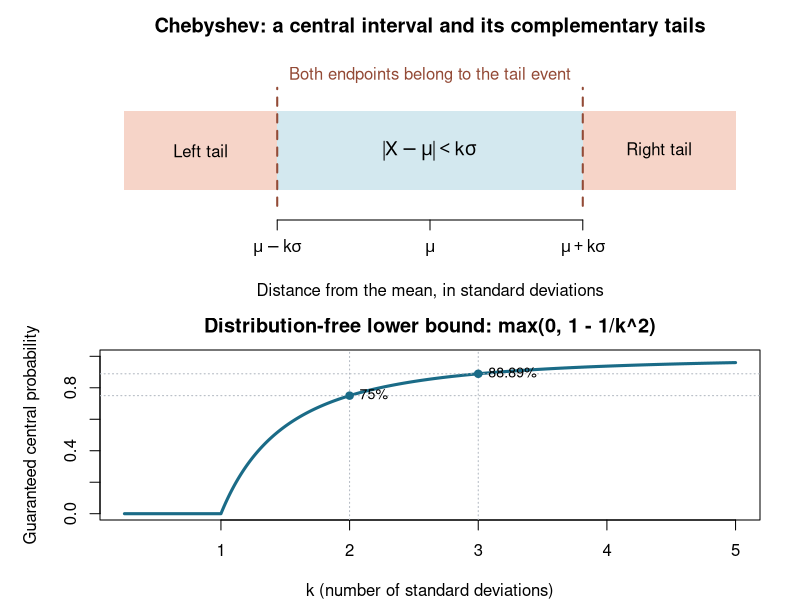
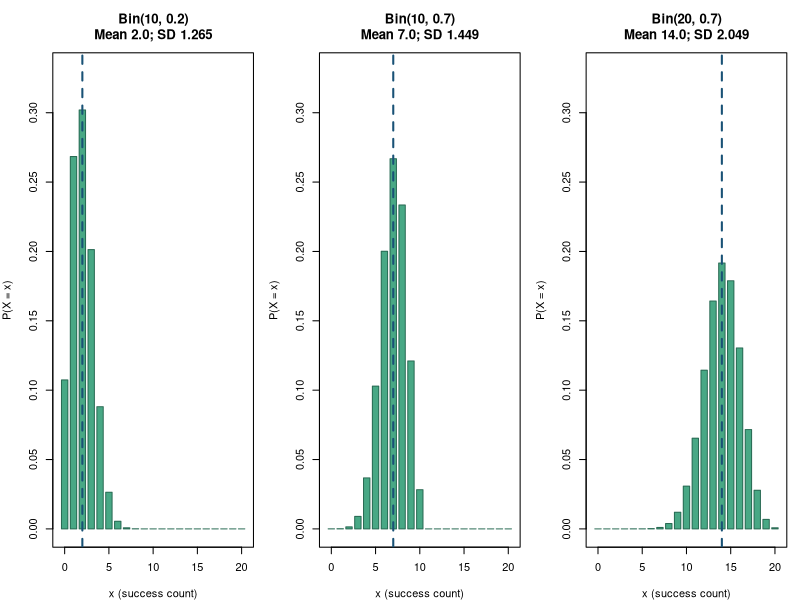

Here is the R script that generated these plots, in order:
# Run from any directory: Rscript /absolute/path/to/generate_graphs.R
args <- commandArgs(trailingOnly=FALSE)
script <- sub("^--file=", "", args[grepl("^--file=", args)])
out <- file.path(dirname(normalizePath(script)), "..", "graphs")
dir.create(out, showWarnings=FALSE, recursive=TRUE)
png(file.path(out, "chebyshev.png"), width=1500, height=800, res=150)
par(mfrow=c(2,1), mar=c(4,5,2.5,2), family="sans")
plot(c(-4,4),c(0,1),type="n",axes=FALSE,xlab="Distance from the mean, in standard deviations",ylab="",main="Chebyshev: a central interval and its complementary tails")
rect(-4,.15,-2,.65,col="#f6d4c8",border=NA)
rect(-2,.15,2,.65,col="#d3e8ef",border=NA)
rect(2,.15,4,.65,col="#f6d4c8",border=NA)
axis(1,at=c(-2,0,2),labels=c(expression(mu-k*sigma),expression(mu),expression(mu+k*sigma)))
text(0,.4,expression(abs(X-mu)<k*sigma),cex=1.15)
text(-3,.4,"Left tail");text(3,.4,"Right tail")
segments(c(-2,2),.05,c(-2,2),.8,lty=2,col="#934a36",lwd=2)
text(0,.88,"Both endpoints belong to the tail event",col="#934a36")
k <- seq(.25,5,length.out=400)
plot(k,pmax(0,1-1/k^2),type="l",lwd=3,col="#1a6b87",ylim=c(0,1),xlab="k (number of standard deviations)",ylab="Guaranteed central probability",main="Distribution-free lower bound: max(0, 1 - 1/k^2)")
abline(h=c(.75,8/9),v=c(2,3),lty=3,col="#b0b7c0")
points(c(2,3),c(.75,8/9),pch=19,col="#1a6b87")
text(c(2,3),c(.75,8/9),labels=c("75%","88.89%"),pos=4,cex=.85)
dev.off()
png(file.path(out,"binomial-family.png"),width=1800,height=650,res=150)
par(mfrow=c(1,3),mar=c(4,4,4,1),family="sans")
for (pair in list(c(10,.2),c(10,.7),c(20,.7))) {
  n <- pair[1];p <- pair[2]; x <- 0:20;y <- dbinom(x,n,p)
  plot(x,y,type="n",xlim=c(-.5,20.5),ylim=c(0,.33),xlab="x (success count)",ylab="P(X = x)",main=sprintf("Bin(%d, %.1f)\nMean %.1f; SD %.3f",n,p,n*p,sqrt(n*p*(1-p))))
  rect(x-.36,0,x+.36,y,col="#48a885",border="#296b54")
  abline(v=n*p,lty=2,col="#195276",lwd=2)
}
dev.off()
